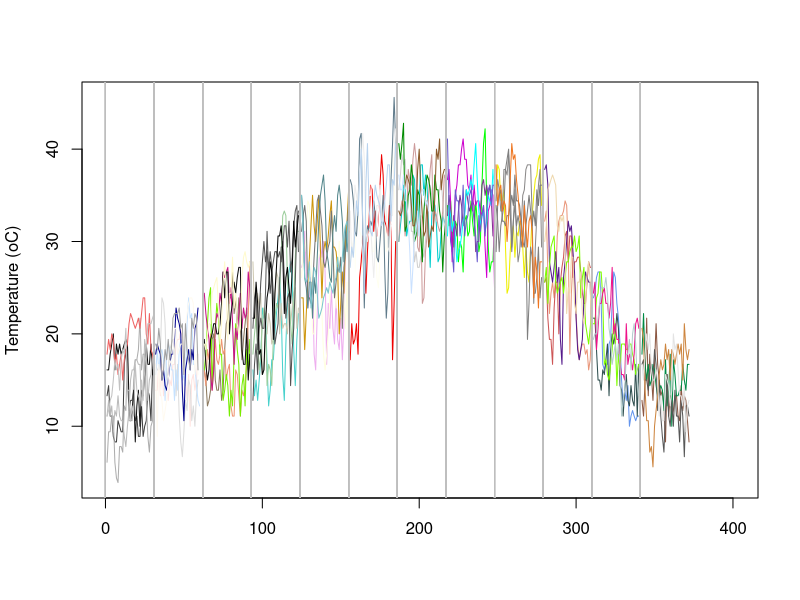

The R source for this figure:
### Jinliang Yang
### July 21th, 2015

#"Variable   Description                   Units"
#"   1       Database name                 "
#"   2       Date: year,month,day          yyyymmdd"
#"   3       Observation time              hhmm"
#"   4       Precipitation, amount         Millimeters"
#"   5       Precipitation, type           (coded)"
#"   6       Air temperature, maximum      Celsius"
#"   7       Air temperature, minimum      Celsius"
#"   8       Air temperature, observed     Celsius"
#"   9       Weather conditions            (coded)"
#"  10       Wind, direction               N,NE,E,SE,S,SW,W,NW, 0=calm"
#"  11       Wind, speed                   Meters per second"
#"  12       Bulb temperature, wet         Celsius"
#"  13       Bulb temperature, dry         Celsius"
#"  14       Soil temperature, maximum     Celsius"
#"  15       Soil temperature, minimum     Celsius"
#"  16       Pan evaporation               Millimeters"
#"  17       Solar radiation               Watts per sq. meters"
#"  18       Reference evapotranspiration  Millimeters"
#"  19       Relative humidity, minimum    Percent"
#"  20       Relative humidity, maximum    Percent"


davis <- read.csv("data/davis_weather.csv")

davis$year <- gsub("....$", "", davis$Date)
davis <- subset(davis, !is.na(Date))
davis$md <- gsub("^....", "", davis$Date)
davis$month <- gsub("..$", "", davis$md)
davis$day <- gsub("^..", "", davis$md)

davis$month <- as.numeric(as.character(davis$month))
davis$day <- as.numeric(as.character(davis$day))


######################
plot(0, 0, xlim=c(1, 400), ylim=range(davis$Air.max, na.rm=TRUE), type="n", xlab="", ylab="Temperature (oC)")
for(i in unique(davis$year)){
    d <- subset(davis, year == i)
    for(j in 1:12){
        dm <- subset(d, month == j)
        abline(v=31*(dm$month-1), col="grey")
        lines(dm$day + 31*(dm$month-1), dm$Air.max, col=sample(colours(), 5))
    }  
}
    




